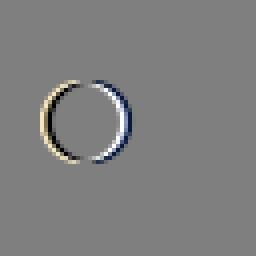
#> input picture contents/temporal_transforms/difference_1.png, 64 x 64 px, given in place of moving_circle_000.png, which was not available (shown 4 times larger)
$ jupyter execute ODWT_shift_invariance.ipynb   (shell and % lines are left out)   (text cells are left out)
#> lines starting #> are read from the running program, lines starting #| are printed output that depends on the picture; pictures that were not available may be replaced by others from this repository, and a replacement may not be noted
### contents/temporal_transforms/io_stuff.py
# Common stuff and routines

import numpy as np
import cv2
import matplotlib.pyplot as plt
import matplotlib.image as mpimg

# [5 lines left out: function normalize, not called in this run]

def load_img(prefix):
#> called with prefix = 'moving_circle_000'
    img = cv2.imread(f"{prefix}.png", cv2.IMREAD_UNCHANGED)
#> img is the input picture: shape (64, 64, 3) uint16; mean B, G, R 32768, 32768, 32768
    img = cv2.cvtColor(img, cv2.COLOR_BGR2RGB)
    img = np.array(img)
    img = img.astype(np.float32) - 32768.0
#> call 2 of load_img, with prefix = 'moving_circle_001'
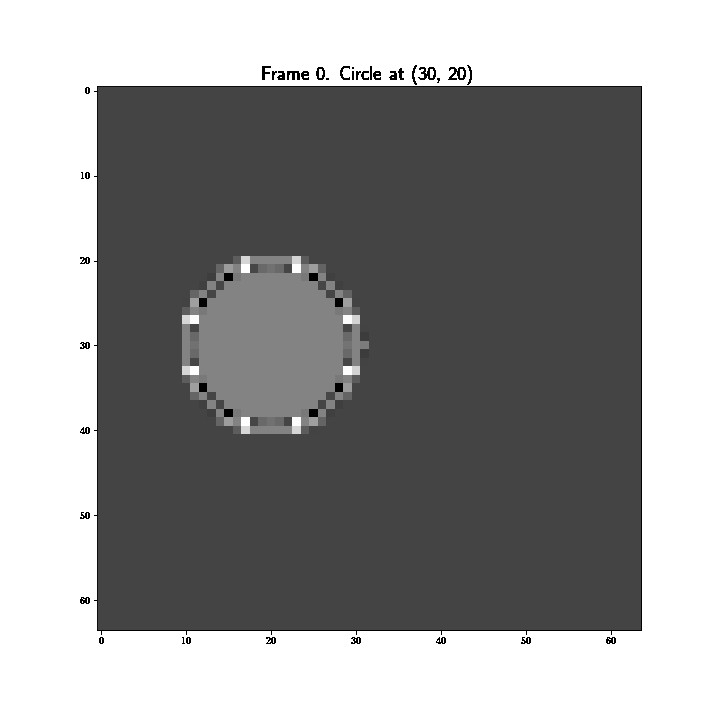
#> input picture contents/temporal_transforms/frame_0_Y-bis.png, 720 x 720 px, given in place of moving_circle_001.png, which was not available
#> in load_img, img is the input picture: shape (720, 720, 4); mean B, G, R, A 149.8, 149.8, 149.8, 146.4
    return img

# [6 lines left out: function show_img, not called in this run]

def show_seq(prefix="/tmp/", frames=5):
    for i in range(frames):
        show_img(f"{prefix}{i:03d}")

# [18 lines left out: functions show_motion, write_img, not called in this run]

### contents/temporal_transforms/color.py
import numpy as np

def RGB_to_YCoCg(RGB_frame):
    R, G, B = RGB_frame[:,:,0], RGB_frame[:,:,1], RGB_frame[:,:,2]
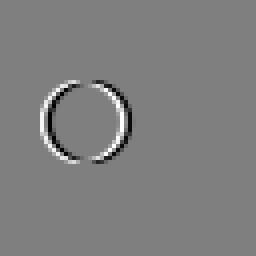
#> R: shape (64, 64) float32 (shown 4 times larger); min -255, max 255, mean 0; drawn with min black and max white
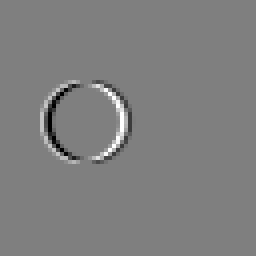
#> B: shape (64, 64) float32 (shown 4 times larger); min -255, max 255, mean 0; drawn with min black and max white
    YCoCg_frame = np.empty_like(RGB_frame)
    YCoCg_frame[:,:,0] =  R/4 + G/2 + B/4
    YCoCg_frame[:,:,1] =  R/2       - B/2
    YCoCg_frame[:,:,2] = -R/4 + G/2 - B/4
    return YCoCg_frame

### contents/temporal_transforms/ODWT_shift_invariance.ipynb
[cell 1]
import numpy as np
import cv2
import matplotlib.pyplot as plt
import matplotlib.image as mimg
import pywt
from io_stuff import *
from color import *

[cell 2]
prefix = "moving_circle_"
frame_0 = load_img(prefix + "000")
frame_1 = load_img(prefix + "001")
frame_2 = load_img(prefix + "002")

[cell 3]
frame_0_Y = RGB_to_YCoCg(frame_0)[:,:,0]
frame_1_Y = RGB_to_YCoCg(frame_1)[:,:,0]
#> in RGB_to_YCoCg (call 2), `YCoCg_frame[:,:,0] =  R/4 + G/2 + B/4`:
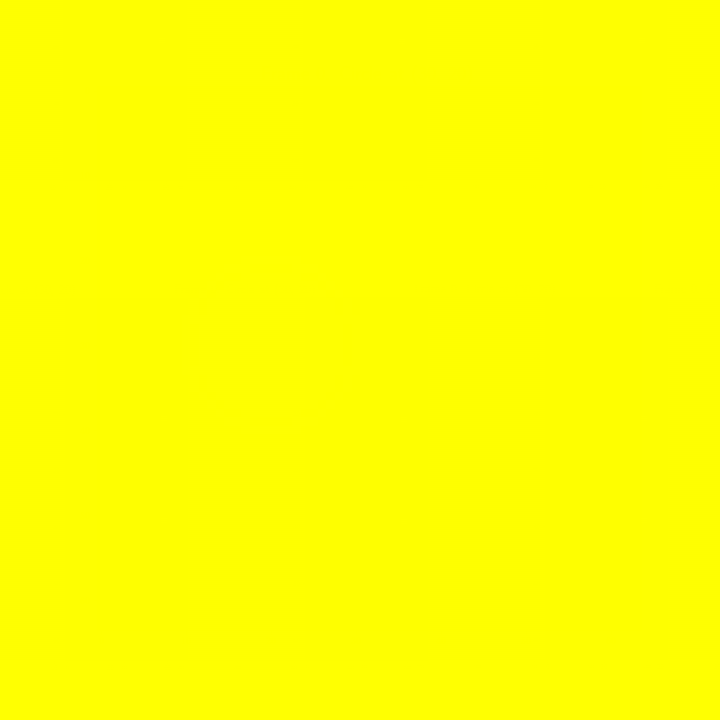
#> YCoCg_frame: shape (720, 720, 3) float32; mean of channels 0, 1, 2 -32729, 1.73, 1.73; drawn with min black and max white
frame_2_Y = RGB_to_YCoCg(frame_2)[:,:,0]
#> in RGB_to_YCoCg (call 3), `YCoCg_frame[:,:,0] =  R/4 + G/2 + B/4`: YCoCg_frame: shape (720, 720, 3) float32; 5.56% of the values are NaN or infinite; the others: min -1.73e+38, max 3.75, mean -inf

[cell 4]
plt.figure(figsize=(10,10))
plt.title("Circle at (30, 20)", fontsize=20)
plt.imshow(frame_0_Y, cmap='gray')
plt.savefig("frame_0_Y.png")
plt.show()

[cell 5]
plt.figure(figsize=(10,10))
plt.title("Circle at (30, 21)", fontsize=20)
plt.imshow(frame_1_Y, cmap='gray')
plt.savefig("frame_1_Y.png")
plt.show()

[cell 6]
plt.figure(figsize=(10,10))
plt.title("Circle at (30, 22)", fontsize=20)
plt.imshow(frame_2_Y, cmap='gray')
plt.savefig("frame_2_Y.png")
plt.show()

[cell 7]
# Plot the first part (from pixel 0 to 39) of the horizontal line (row 35) of the luminance.
plt.title("ME between frames 0 and 1")
plt.plot(frame_0_Y[35, 0:40], label="reference")
plt.plot(np.roll(frame_0_Y[35, 0:40], 1), label="prediction")
#plt.show()
plt.plot(frame_1_Y[35, 0:40], linestyle=':', linewidth=4, label="predicted")
plt.legend()
plt.savefig("movement_0.svg")
#> figure, not shown here; curve peaks at x = 29, y = 233.8; curve peaks at x = 30, y = 233.8
#plt.savefig("movement_0.pdf")
plt.show()

[cell 8]
plt.title("ME between frames 0 and 1")
plt.plot(frame_0_Y[35, 0:40], label="reference")
plt.plot(np.roll(frame_0_Y[35, 0:40], 2), label="prediction")
#plt.show()
plt.plot(frame_2_Y[35, 0:40], linestyle=':', linewidth=4, label="predicted")
plt.legend()
plt.savefig("movement_1.svg")
#> figure, not shown here; curve peaks at x = 29, y = 233.8; curve peaks at x = 31, y = 233.8
#plt.savefig("movement_1.pdf")
plt.show()

[cell 9]
f0_ohaar_LL, (f0_ohaar_LH, f0_ohaar_HL, f0_ohaar_HH) = pywt.swt2(frame_0_Y, level=1, wavelet='haar')[0]
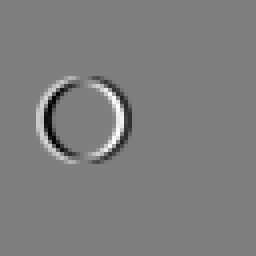
#> f0_ohaar_LL: shape (64, 64) float32 (shown 4 times larger); min -333.1, max 335.1, mean 0; drawn with min black and max white
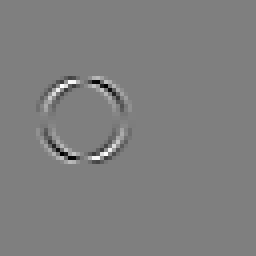
#> f0_ohaar_LH: shape (64, 64) float32 (shown 4 times larger); min -292, max 292.6, mean 0; drawn with min black and max white
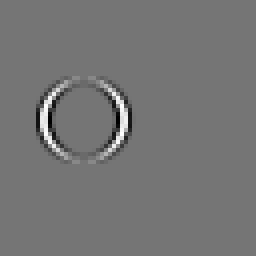
#> f0_ohaar_HL: shape (64, 64) float32 (shown 4 times larger); min -234.5, max 275.6, mean 0; drawn with min black and max white
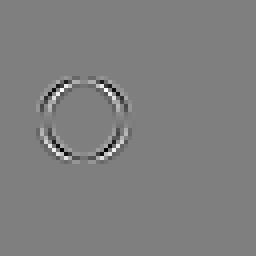
#> f0_ohaar_HH: shape (64, 64) float32 (shown 4 times larger); min -217.8, max 218.6, mean 0; drawn with min black and max white
f1_ohaar_LL, (f1_ohaar_LH, f1_ohaar_HL, f1_ohaar_HH) = pywt.swt2(frame_1_Y, level=1, wavelet='haar')[0]
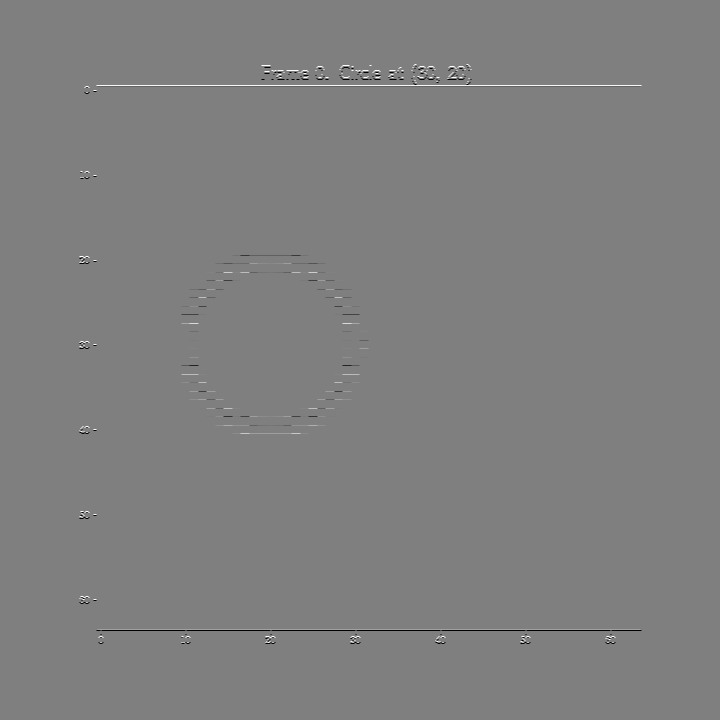
#> f1_ohaar_LH: shape (720, 720) float32; min -255, max 255, mean 0; drawn with min black and max white
f2_ohaar_LL, (f2_ohaar_LH, f2_ohaar_HL, f2_ohaar_HH) = pywt.swt2(frame_2_Y, level=1, wavelet='haar')[0]

[cell 10]
plt.figure(figsize=(10,10))
plt.title("Frame 0. Overcomplete Haar. LL", fontsize=20)
plt.imshow(f0_ohaar_LL, cmap='gray')
plt.savefig('f0_ohaar_LL.png')
plt.show()

[cell 11]
plt.figure(figsize=(10,10))
plt.title("Frame 1. Overcomplete Haar. LL", fontsize=20)
plt.imshow(f1_ohaar_LL, cmap='gray')
plt.savefig('f1_ohaar_LL.png')
plt.show()

[cell 12]
plt.figure(figsize=(10,10))
plt.title("Frame 2. Overcomplete Haar. LL", fontsize=20)
plt.imshow(f2_ohaar_LL, cmap='gray')
plt.savefig('f2_ohaar_LL.png')
plt.show()

[cell 13]
plt.figure(figsize=(10,10))
plt.title("Frame 0. Overcomplete Haar. LH", fontsize=20)
plt.imshow(f0_ohaar_LH, cmap='gray')
plt.savefig('f0_ohaar_LH.png')
plt.show()

[cell 14]
plt.figure(figsize=(10,10))
plt.title("Frame 1. Overcomplete Haar. LH", fontsize=20)
plt.imshow(f1_ohaar_LH, cmap='gray')
plt.savefig('f1_ohaar_LH.png')
plt.show()

[cell 15]
plt.figure(figsize=(10,10))
plt.title("Frame 2. Overcomplete Haar. LH", fontsize=20)
plt.imshow(f2_ohaar_LH, cmap='gray')
plt.savefig('f2_ohaar_LH.png')
plt.show()

[cell 16]
plt.figure(figsize=(10,10))
plt.title("Frame 0. Overcomplete Haar. HL", fontsize=20)
plt.imshow(f0_ohaar_HL, cmap='gray')
plt.savefig('f0_ohaar_HL.png')
plt.show()

[cell 17]
plt.figure(figsize=(10,10))
plt.title("Frame 1. Overcomplete Haar. HL", fontsize=20)
plt.imshow(f1_ohaar_HL, cmap='gray')
plt.savefig('f1_ohaar_HL.png')
plt.show()

[cell 18]
plt.figure(figsize=(10,10))
plt.title("Frame 2. Overcomplete Haar. HL", fontsize=20)
plt.imshow(f2_ohaar_HL, cmap='gray')
plt.savefig('f2_ohaar_HL.png')
plt.show()

[cell 19]
plt.figure(figsize=(10,10))
plt.title("Frame 0. Overcomplete Haar. HH", fontsize=20)
plt.imshow(f0_ohaar_HH, cmap='gray')
plt.savefig('f0_ohaar_HH.png')
plt.show()

[cell 20]
plt.figure(figsize=(10,10))
plt.title("Frame 1. Overcomplete Haar. HH", fontsize=20)
plt.imshow(f1_ohaar_HH, cmap='gray')
plt.savefig('f1_ohaar_HH.png')
plt.show()

[cell 21]
plt.figure(figsize=(10,10))
plt.title("Frame 2. Overcomplete Haar. HH", fontsize=20)
plt.imshow(f2_ohaar_HH, cmap='gray')
plt.savefig('f2_ohaar_HH.png')
plt.show()

[cell 22]
plt.title("Frames 0 and 1. Overcomplete Haar. LL")
plt.plot(np.roll(f0_ohaar_LL[36, 0:40], 1), label="prediction")
plt.plot(f1_ohaar_LL[36, 0:40], linestyle=':', linewidth=4, label="predicted")
plt.legend()
plt.savefig("f0_1_ohaar_LL.svg")
#> figure, not shown here; curve peaks at x = 28, y = 318
plt.show()

[cell 23]
plt.title("Frame 0 and 2. Overcomplete Haar. LL")
plt.plot(np.roll(f0_ohaar_LL[36, 0:40], 2), label="prediction")
plt.plot(f2_ohaar_LL[36, 0:40], linestyle=':', linewidth=4, label="predicted")
plt.legend()
plt.savefig("f0_2_ohaar_LL.svg")
#> figure, not shown here; curve peaks at x = 29, y = 318
plt.show()

[cell 24]
plt.title("Frames 0 and 1. Overcomplete Haar. LH")
plt.plot(np.roll(f0_ohaar_LH[36, 0:40], 1), label="prediction")
plt.plot(f1_ohaar_LH[36, 0:40], linestyle=':', linewidth=4, label="predicted")
plt.legend()
plt.savefig("f0_1_ohaar_LH.svg")
#> figure, not shown here; curve peaks at x = 29, y = 209.4
plt.show()

[cell 25]
plt.title("Frame 0 and 2. Overcomplete Haar. LH")
plt.plot(np.roll(f0_ohaar_LH[36, 0:40], 2), label="prediction")
plt.plot(f2_ohaar_LH[36, 0:40], linestyle=':', linewidth=4, label="predicted")
plt.legend()
plt.savefig("f0_2_ohaar_LH.svg")
#> figure, not shown here; curve peaks at x = 30, y = 209.4
plt.show()

[cell 26]
plt.title("Frames 0 and 1. Overcomplete Haar. HL")
plt.plot(np.roll(f0_ohaar_HL[36, 0:40], 1), label="prediction")
plt.plot(f1_ohaar_HL[36, 0:40], linestyle=':', linewidth=4, label="predicted")
plt.legend()
plt.savefig("f0_1_ohaar_HL.svg")
#> figure, not shown here; curve peaks at x = 14, y = 243.4
plt.show()

[cell 27]
plt.title("Frame 0 and 2. Overcomplete Haar. HL")
plt.plot(np.roll(f0_ohaar_HL[36, 0:40], 2), label="prediction")
plt.plot(f2_ohaar_HL[36, 0:40], linestyle=':', linewidth=4, label="predicted")
plt.legend()
plt.savefig("f0_2_ohaar_HL.svg")
#> figure, not shown here; curve peaks at x = 15, y = 243.4
plt.show()

[cell 28]
plt.title("Frames 0 and 1. Overcomplete Haar. HH")
plt.plot(np.roll(f0_ohaar_HH[36, 0:40], 1), label="prediction")
plt.plot(f1_ohaar_HH[36, 0:40], linestyle=':', linewidth=4, label="predicted")
plt.legend()
plt.savefig("f0_1_ohaar_HH.svg")
#> figure, not shown here; curve peaks at x = 30, y = 179.9
plt.show()

[cell 29]
plt.title("Frame 0 and 2. Overcomplete Haar. HH")
plt.plot(np.roll(f0_ohaar_HH[36, 0:40], 2), label="prediction")
plt.plot(f2_ohaar_HH[36, 0:40], linestyle=':', linewidth=4, label="predicted")
plt.legend()
plt.savefig("f0_2_ohaar_HH.svg")
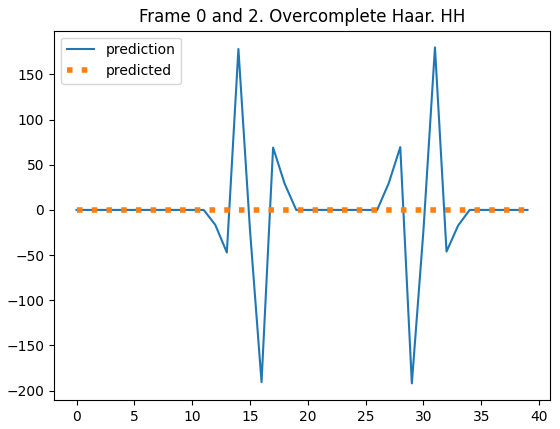
#> figure drawn by matplotlib, 1 panel; curve peaks at x = 31, y = 179.9
plt.show()
